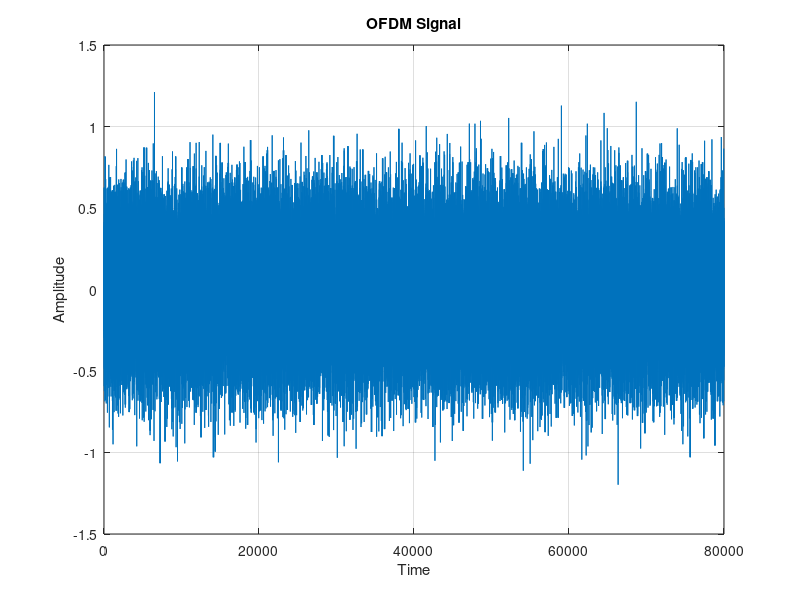

Recreate this plot in MATLAB. (Note: this script raises an error after producing the figure.)
% filepath: /home/alpondith/projects/PLMTSR/Lab10/exercise01.m
% Configuration Parameters

%% Setting Parameters
Subcarriers = 64;                            % total number of subcarrier (IFFT length equal to Subcarriers)
M = 16;                                      % number of constellations
k = log2(M);                                 % number of bits per constellation
numOfSym = 10^3;                             % number of OFDM Symbols
GI = 1/4;                                    % Guard Interval or Cyclic Prefix, normally 25% of the entire OFDM symbols
snrVec = -20:2:20;                           % SNR values from -20dB to +20dB
ber = zeros(1, length(snrVec));              % Initialize BER array
ber_theo = zeros(1, length(snrVec));         % Initialize theoretical BER array

%% --------------------- TRANSMITTER --------------------------------------
%%------------------------------------------------------------------------
%% Generate Data to be modulated on the subcarriers
TxData = randi([0, M-1], Subcarriers, numOfSym);                             
 
%% Implement QAM modulation
TxData_Modulated = qammod(TxData, M);
 
%% Perform IFFT
TxData_IFFT = ifft(TxData_Modulated);
 
%% Adding cyclic Prefix
TxData_GI = [TxData_IFFT((1-GI)*Subcarriers+1:end, :); TxData_IFFT];
 
%% Plotting OFDM signal in time domain 
[row, col] = size(TxData_GI);
len = row * col;
ofdm_signal = reshape(TxData_GI, 1, len);
figure(1);
plot(real(ofdm_signal)); 
xlabel('Time'); 
ylabel('Amplitude');
title('OFDM Signal');
grid on;

%% --------------------- SIMULATION FOR DIFFERENT SNR VALUES --------------
for i = 1:length(snrVec)
    snr = snrVec(i); % Current SNR value
    
    %% Channel: Add AWGN noise
    rx_signal = awgn(TxData_GI, snr, 'measured');
    
    %% --------------------- RECEIVER ----------------------------------------
    %% CP removal
    Recieve_GIremoved = rx_signal(GI*Subcarriers+1 : Subcarriers+GI*Subcarriers, :); 

    %% FFT operation
    RecieveData_FFT = fft(Recieve_GIremoved);

    %% Demodulation
    RecieveData = qamdemod(RecieveData_FFT, M);

    %% Number of Bit Errors and Bit Error Rate computation
    [~, BER] = biterr(TxData, RecieveData);
    ber(i) = BER; % Store simulated BER for current SNR

    %% Theoretical BER calculation
    EbNoVec = snr - 10*log10(k); % Convert SNR to Eb/No
    ber_theo(i) = berawgn(EbNoVec, 'qam', M); % Theoretical BER
end

%% --------------------- PLOT BER RESULTS ---------------------------------
figure 
semilogy(snrVec, ber,'-ok', snrVec, ber_theo); 
grid; 
ylabel('BER'); 
xlabel('SNR [dB]'); 
legend('AWGN-simulation', 'AWGN-theoretical'); 